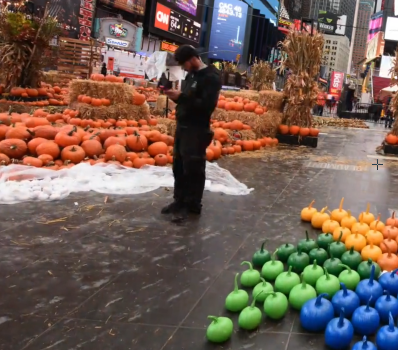
#> input picture images/t1_1.png, 398 x 350 px
$ python t1.py
#> lines starting #> are read from the running program, lines starting #| are printed output that depends on the picture; after the words box and inside, x2 and y2 are one past the last pixel; in counts of white or black regions, pixels touching at a corner belong together
#> further down, img1 is the input picture: shape (350, 398, 3); mean B, G, R 83.2, 93.9, 113.9
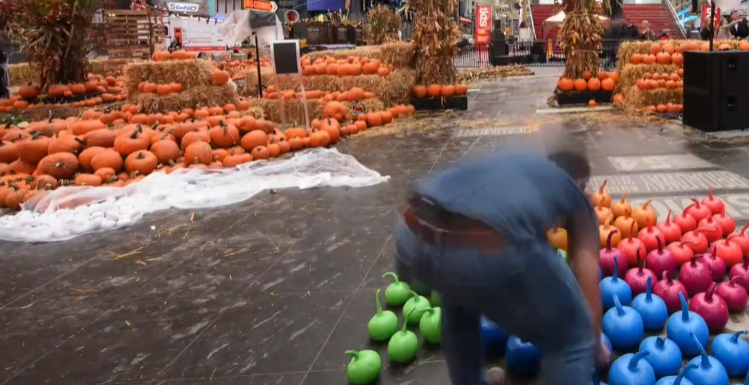
#> input picture images/t1_2.png, 749 x 385 px
#> further down, img2 is the input picture: shape (385, 749, 3); mean B, G, R 85, 91.1, 117.7
#Only add your code inside the function (including newly improted packages)
# You can design a new function and call the new function in the given functions.
# Not following the project guidelines will result in a 10% reduction in grades

import cv2
import numpy as np
import matplotlib.pyplot as plt

def show_image(img, delay=5000):
    cv2.namedWindow('image', cv2.WINDOW_AUTOSIZE)
    cv2.imshow('image', img)
    cv2.waitKey(delay)
    cv2.destroyAllWindows()

# extract image rectangle from padding
def extImg(pimg):
    grImg = cv2.cvtColor(pimg, cv2.COLOR_BGR2GRAY)
    slice = cv2.findNonZero(grImg)
    a, b, c, r = cv2.boundingRect(slice)
    img = pimg[b:b+r, a:a+c]

    return img


# perform matching
def match(kp_des1,kp_des2):

    srcPts = []
    destPts = []
    for k1, d1 in kp_des1.items():
        min_dist = np.inf
        for k2, d2 in kp_des2.items():
            diff = d1 - d2
            sqr = np.square(diff)
            SSD = np.sum(sqr)
            srt = np.sqrt(SSD)

            if srt<min_dist:
                min_dist = srt
                kdst = k2

        # print(min_dist)
        if min_dist < 150:
            srcPts.append(k1)
            destPts.append(kdst)

    spts = np.array(srcPts)
    dpts = np.array(destPts)
    return spts, dpts

# calculate location of cetroid of matched key points in an img
def findCentroid(pts):
    sumArr = np.sum(pts,axis=0)
    x_c = sumArr[0]/len(pts)
    y_c = sumArr[1]/len(pts)

    return x_c, y_c

def stitch_background(img1, img2, savepath=''):
    "The output image should be saved in the savepath."
#> called with savepath = 'task1.png'
    "Do NOT modify the code provided."

    # using SIFT feature extraction
    sift = cv2.xfeatures2d.SIFT_create(600)

    kp1, des1 = sift.detectAndCompute(img1,None)
#> kp1 = 601 keypoints; strongest (x, y, size): (178, 27, 1.9), (162, 17, 10.5), (179, 74, 9.3), (377, 62, 5.8)
    kp2, des2 = sift.detectAndCompute(img2,None)
#> kp2 = 601 keypoints; strongest (x, y, size): (321, 18, 4.7), (560, 17, 7.5), (736, 26, 2.2), (715, 19, 1.8)

    # store kpts and descriptors in a dictionary
    minKpts = min(len(kp1),len(kp2))
#> minKpts = 601
    kp_des1 = {}
    kp_des2 = {}
    for i in range(minKpts):
        kp_des1[kp1[i].pt] = des1[i]
        kp_des2[kp2[i].pt] = des2[i]
#> after the loop, kp_des1 = 472 items; kp_des2 = 453 items

    # perform matching to get points for homography
    srcPoints, dstPoints  = match(kp_des1,kp_des2)
#> the loop in match, `for k1, d1 in kp_des1.items():` made 472 passes
#> k1 on passes 1 to 3: (320.6, 114.3), (173.7, 110.9), (195, 27.06)
#> after the loop in match, `for k1, d1 in kp_des1.items():`: destPts = 50 pairs, first value 52.74 to 555.9, second value 23.8 to 323.3; kdst = (323.5, 150.7); srcPts = 50 pairs, first value 6.02 to 382.2, second value 81.66 to 272
#> in match, `spts = np.array(srcPts)`: spts has the same summary as srcPts
#> in match, `dpts = np.array(destPts)`: dpts has the same summary as destPts
#> srcPoints has the same summary as srcPts in match; dstPoints has the same summary as destPts in match

    noOFmatches = len(srcPoints)
#> noOFmatches = 50
    if noOFmatches > 40:

        # computing Homography
        M, mask = cv2.findHomography(srcPoints, dstPoints, cv2.RANSAC, 5.0)
#> M = [[1.33, 0.15, 20.31], [-0.183, 1.31, -26.76], [-1.31e-05, -4.06e-05, 1]]; mask = 50 values from 1 to 1


        # applying padding to img1
        # calculating all lengths of imgs
        h1, w1 = img1.shape[0], img1.shape[1]
#> h1 = 350; w1 = 398
        h2, w2 = img2.shape[0], img2.shape[1]
#> h2 = 385; w2 = 749
        d1 = int(np.sqrt(h1**2+w1**2))
#> d1 = 530
        d2 = int(np.sqrt(h2**2+w2**2))
#> d2 = 842
        # pad amout img1 equal to biggest length in img1
        img1_pd = np.pad(img1, ((d1, d1), (d1, d1), (0, 0)), mode='constant', constant_values=0)
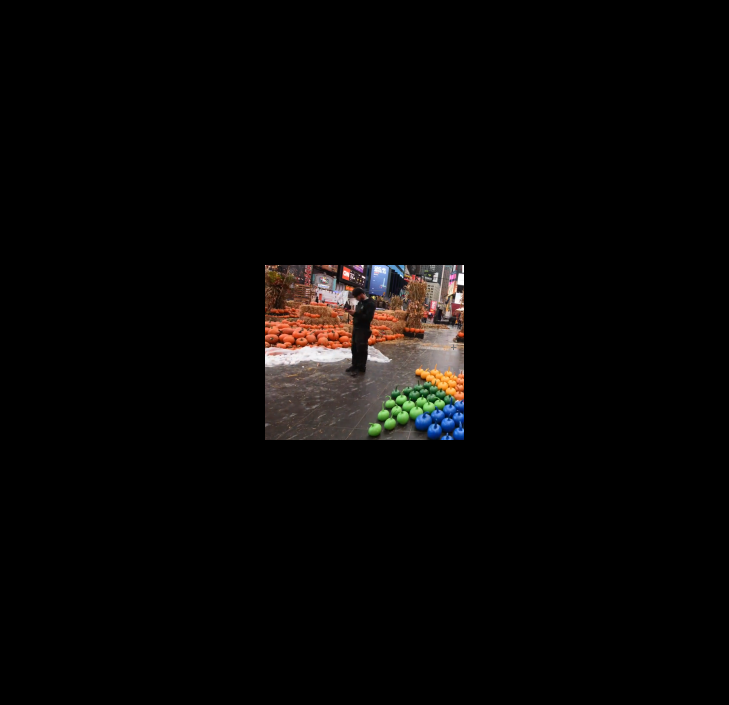
#> img1_pd: shape (1410, 1458, 3) (shown at 1/2 size); mean B, G, R 5.6, 6.4, 7.7

        # diagonal of padded img1
        h1p, w1p = img1_pd.shape[0], img1_pd.shape[1]
#> h1p = 1410; w1p = 1458
        d1p = int(np.sqrt(h1p**2+w1p**2))
#> d1p = 2028

        # warped img size equal to sum of diagonals of padded img1 and img2
        wimg1 = cv2.warpPerspective(img1_pd,M,(d1p+d2,d1p+d2))
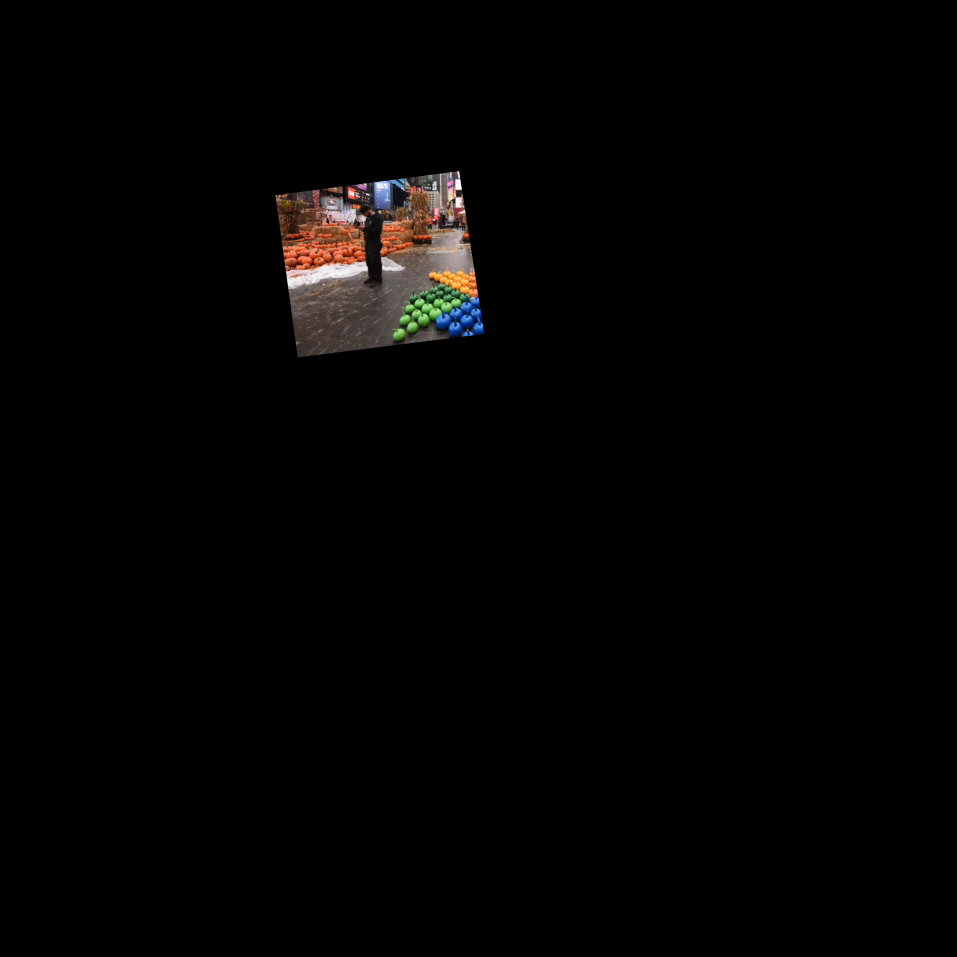
#> wimg1: shape (2870, 2870, 3) (shown at 1/3 size); mean B, G, R 2.8, 3.1, 3.8

        # overlap warped img1 and img2 by translating img2
        # finding coordinates of matching points
        kp3, des3 = sift.detectAndCompute(wimg1,None)
#> kp3 = 600 keypoints; strongest (x, y, size): (1375, 516, 4.2), (1096, 553, 4.3), (1377, 531, 4.1), (1103, 583, 4.8)

        kp_des3 = {}
        for i in range(len(kp3)):
            kp_des3[kp3[i].pt] = des3[i]
#> after the loop, kp_des3 = 474 items

        pts3, pts2 = match(kp_des3,kp_des2)
#> the loop in match (call 2), `for k1, d1 in kp_des1.items():` made 474 passes
#> k1 on passes 1 to 3: (922.9, 630), (1370.7, 927.2), (827.9, 587.1)
#> pts3 = 36 pairs, first value 870.1 to 1275.3, second value 630.4 to 978.3; pts2 = 36 pairs, first value 57.24 to 448.3, second value 13.94 to 342.4

        # find cetroid of matching points in both the imgs
        x3_c, y3_c = findCentroid(pts3)
#> in findCentroid, `sumArr = np.sum(pts,axis=0)`: sumArr = [36037.1, 27553.2]
#> in findCentroid, `x_c = sumArr[0]/len(pts)`: x_c = 1001
#> in findCentroid, `y_c = sumArr[1]/len(pts)`: y_c = 765.4
#> x3_c = 1001; y3_c = 765.4
        x2_c, y2_c = findCentroid(pts2)
#> x2_c = 183.9; y2_c = 143.2

        # translation img2 by amount of cetroid difference to overlap with warped img1
        xtrans, ytrans = np.rint(x3_c - x2_c), np.rint(y3_c - y2_c)
#> xtrans = 817; ytrans = 622

        # put pixels of img2 in warped image1 to get stitched img
        wimg1[int(ytrans):int(ytrans)+img2.shape[0],int(xtrans):int(xtrans)+img2.shape[1]] = img2

        # extract img rectangle from padding(black surrounding)
        stitchedImg = extImg(wimg1)
#> in extImg, `grImg = cv2.cvtColor(pimg, cv2.COLOR_BGR2GRAY)`:
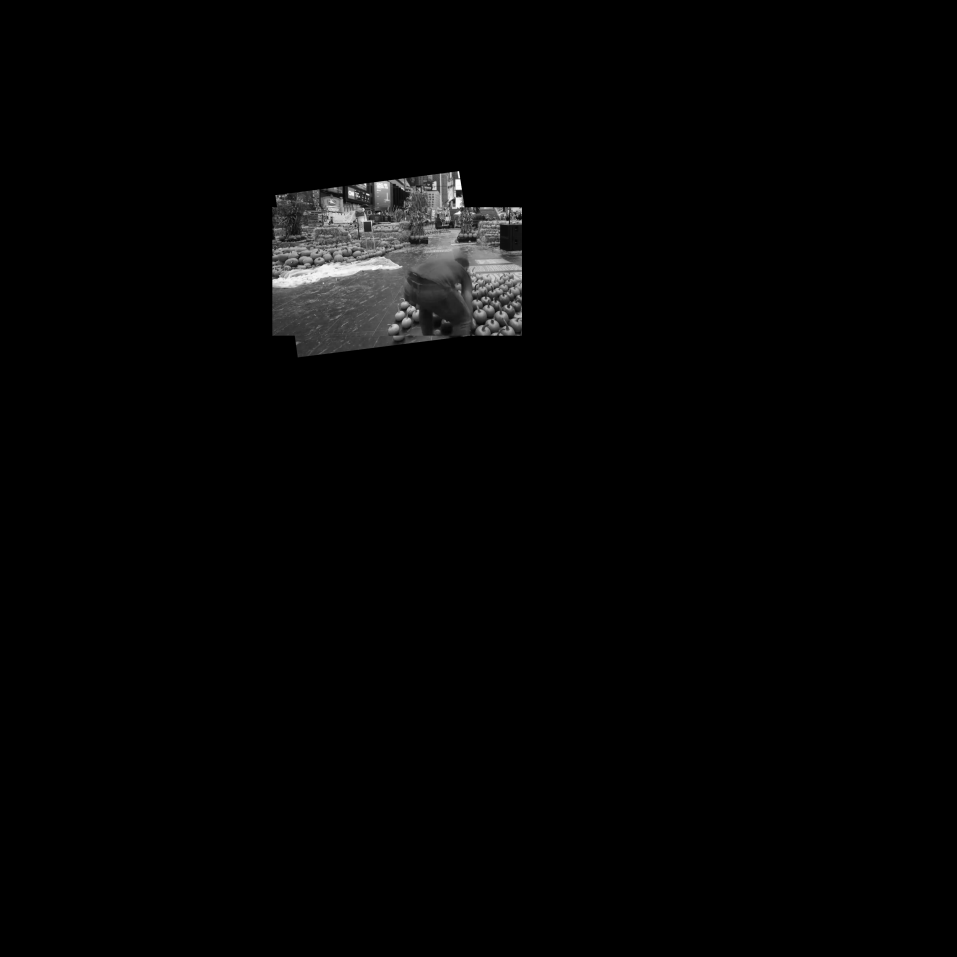
#> grImg: shape (2870, 2870) (shown at 1/3 size); min 0, max 255, mean 4.1
#> in extImg, `slice = cv2.findNonZero(grImg)`: slice = contour of 347125 points, box (x1, y1, x2, y2) (817, 513, 1566, 1073), area 21568
#> in extImg, `a, b, c, r = cv2.boundingRect(slice)`: a = 817; b = 513; c = 749; r = 560
#> in extImg, `img = pimg[b:b+r, a:a+c]`:
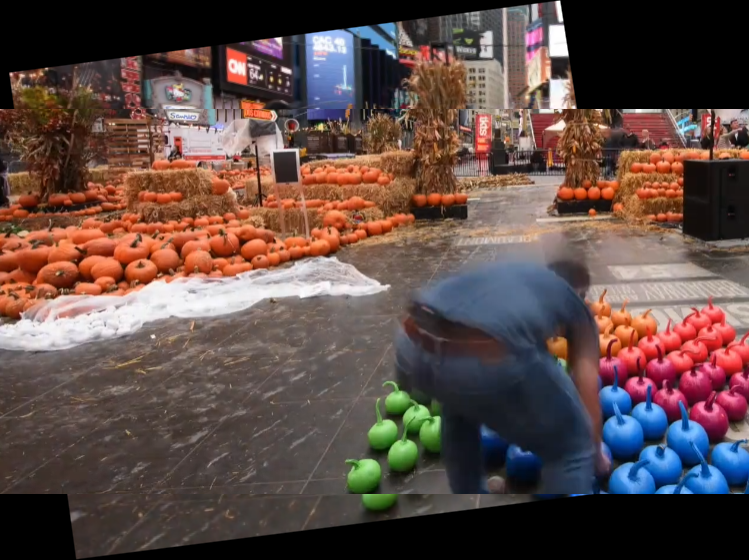
#> img: shape (560, 749, 3); mean B, G, R 70, 74.3, 94.2
        # show_image(stitchedImg,4000)

        # saving the stitched img
        cv2.imwrite(savepath, stitchedImg)

    else:
        print("NOT enough matches found")

    return


if __name__ == "__main__":
    img1 = cv2.imread('./images/t1_1.png')
    img2 = cv2.imread('./images/t1_2.png')
    savepath = 'task1.png'
    stitch_background(img1, img2, savepath=savepath)
